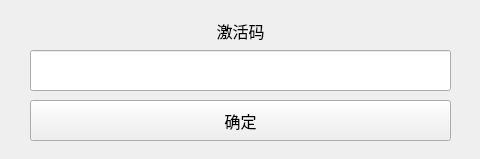
<?xml version="1.0" encoding="UTF-8"?>
<ui version="4.0">
 <class>Dialog_Encryption</class>
 <widget class="QDialog" name="Dialog_Encryption">
  <property name="geometry">
   <rect>
    <x>0</x>
    <y>0</y>
    <width>480</width>
    <height>159</height>
   </rect>
  </property>
  <property name="minimumSize">
   <size>
    <width>480</width>
    <height>159</height>
   </size>
  </property>
  <property name="maximumSize">
   <size>
    <width>480</width>
    <height>159</height>
   </size>
  </property>
  <property name="windowTitle">
   <string>Dialog</string>
  </property>
  <widget class="QPushButton" name="PushButton_Encryption">
   <property name="geometry">
    <rect>
     <x>410</x>
     <y>210</y>
     <width>61</width>
     <height>41</height>
    </rect>
   </property>
   <property name="font">
    <font>
     <pointsize>12</pointsize>
    </font>
   </property>
   <property name="text">
    <string>加密</string>
   </property>
  </widget>
  <widget class="QLabel" name="label_6">
   <property name="geometry">
    <rect>
     <x>10</x>
     <y>170</y>
     <width>71</width>
     <height>41</height>
    </rect>
   </property>
   <property name="font">
    <font>
     <family>微软雅黑</family>
     <pointsize>12</pointsize>
    </font>
   </property>
   <property name="text">
    <string>SN码</string>
   </property>
   <property name="alignment">
    <set>Qt::AlignCenter</set>
   </property>
   <property name="wordWrap">
    <bool>true</bool>
   </property>
  </widget>
  <widget class="QLineEdit" name="LineEdit_SN">
   <property name="enabled">
    <bool>true</bool>
   </property>
   <property name="geometry">
    <rect>
     <x>10</x>
     <y>210</y>
     <width>251</width>
     <height>41</height>
    </rect>
   </property>
   <property name="maximumSize">
    <size>
     <width>16777215</width>
     <height>16777215</height>
    </size>
   </property>
   <property name="font">
    <font>
     <family>微软雅黑</family>
     <pointsize>11</pointsize>
    </font>
   </property>
   <property name="text">
    <string>32000000001211091900</string>
   </property>
   <property name="alignment">
    <set>Qt::AlignCenter</set>
   </property>
  </widget>
  <widget class="QLabel" name="label_7">
   <property name="geometry">
    <rect>
     <x>280</x>
     <y>170</y>
     <width>81</width>
     <height>41</height>
    </rect>
   </property>
   <property name="font">
    <font>
     <family>微软雅黑</family>
     <pointsize>12</pointsize>
    </font>
   </property>
   <property name="text">
    <string>到期时间</string>
   </property>
   <property name="alignment">
    <set>Qt::AlignCenter</set>
   </property>
   <property name="wordWrap">
    <bool>true</bool>
   </property>
  </widget>
  <widget class="QLineEdit" name="LineEdit_ActiveTime">
   <property name="enabled">
    <bool>true</bool>
   </property>
   <property name="geometry">
    <rect>
     <x>280</x>
     <y>210</y>
     <width>111</width>
     <height>41</height>
    </rect>
   </property>
   <property name="maximumSize">
    <size>
     <width>16777215</width>
     <height>16777215</height>
    </size>
   </property>
   <property name="font">
    <font>
     <family>微软雅黑</family>
     <pointsize>11</pointsize>
    </font>
   </property>
   <property name="text">
    <string>20221011</string>
   </property>
   <property name="alignment">
    <set>Qt::AlignCenter</set>
   </property>
  </widget>
  <widget class="QLabel" name="label_8">
   <property name="geometry">
    <rect>
     <x>10</x>
     <y>260</y>
     <width>71</width>
     <height>41</height>
    </rect>
   </property>
   <property name="font">
    <font>
     <family>微软雅黑</family>
     <pointsize>12</pointsize>
    </font>
   </property>
   <property name="text">
    <string>结果</string>
   </property>
   <property name="alignment">
    <set>Qt::AlignCenter</set>
   </property>
   <property name="wordWrap">
    <bool>true</bool>
   </property>
  </widget>
  <widget class="QLabel" name="label1">
   <property name="geometry">
    <rect>
     <x>80</x>
     <y>260</y>
     <width>391</width>
     <height>41</height>
    </rect>
   </property>
   <property name="font">
    <font>
     <pointsize>11</pointsize>
    </font>
   </property>
   <property name="frameShape">
    <enum>QFrame::StyledPanel</enum>
   </property>
   <property name="text">
    <string>-----</string>
   </property>
   <property name="alignment">
    <set>Qt::AlignCenter</set>
   </property>
  </widget>
  <widget class="Line" name="line">
   <property name="geometry">
    <rect>
     <x>0</x>
     <y>150</y>
     <width>481</width>
     <height>20</height>
    </rect>
   </property>
   <property name="orientation">
    <enum>Qt::Horizontal</enum>
   </property>
  </widget>
  <widget class="QLabel" name="label_9">
   <property name="geometry">
    <rect>
     <x>0</x>
     <y>10</y>
     <width>481</width>
     <height>41</height>
    </rect>
   </property>
   <property name="font">
    <font>
     <family>微软雅黑</family>
     <pointsize>12</pointsize>
    </font>
   </property>
   <property name="text">
    <string>激活码</string>
   </property>
   <property name="alignment">
    <set>Qt::AlignCenter</set>
   </property>
   <property name="wordWrap">
    <bool>true</bool>
   </property>
  </widget>
  <widget class="QLineEdit" name="LineEdit_ActiveCode">
   <property name="enabled">
    <bool>true</bool>
   </property>
   <property name="geometry">
    <rect>
     <x>30</x>
     <y>50</y>
     <width>421</width>
     <height>41</height>
    </rect>
   </property>
   <property name="maximumSize">
    <size>
     <width>16777215</width>
     <height>16777215</height>
    </size>
   </property>
   <property name="font">
    <font>
     <family>微软雅黑</family>
     <pointsize>11</pointsize>
    </font>
   </property>
   <property name="inputMask">
    <string/>
   </property>
   <property name="text">
    <string/>
   </property>
   <property name="echoMode">
    <enum>QLineEdit::Password</enum>
   </property>
   <property name="alignment">
    <set>Qt::AlignCenter</set>
   </property>
  </widget>
  <widget class="QPushButton" name="PushButton_SendActiveCode">
   <property name="geometry">
    <rect>
     <x>30</x>
     <y>100</y>
     <width>421</width>
     <height>41</height>
    </rect>
   </property>
   <property name="font">
    <font>
     <pointsize>12</pointsize>
    </font>
   </property>
   <property name="text">
    <string>确定</string>
   </property>
  </widget>
 </widget>
 <resources/>
 <connections/>
</ui>
